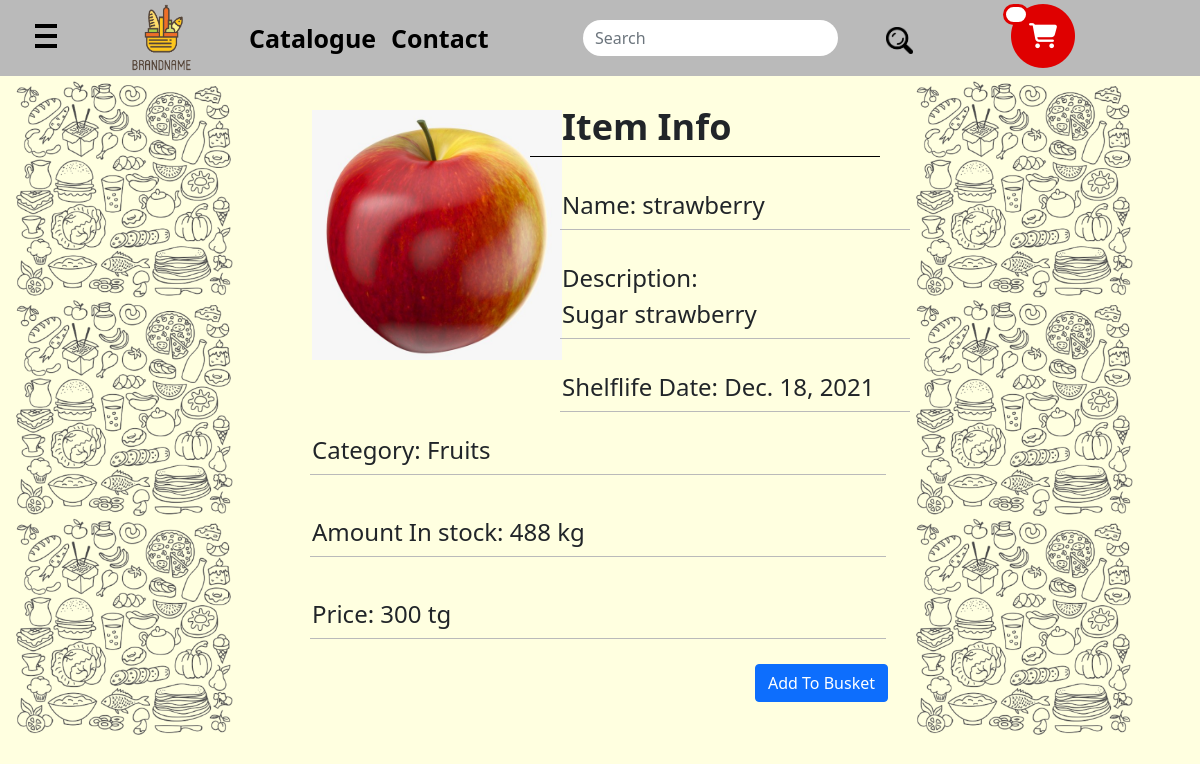
Before: /item/4 with the older database file.
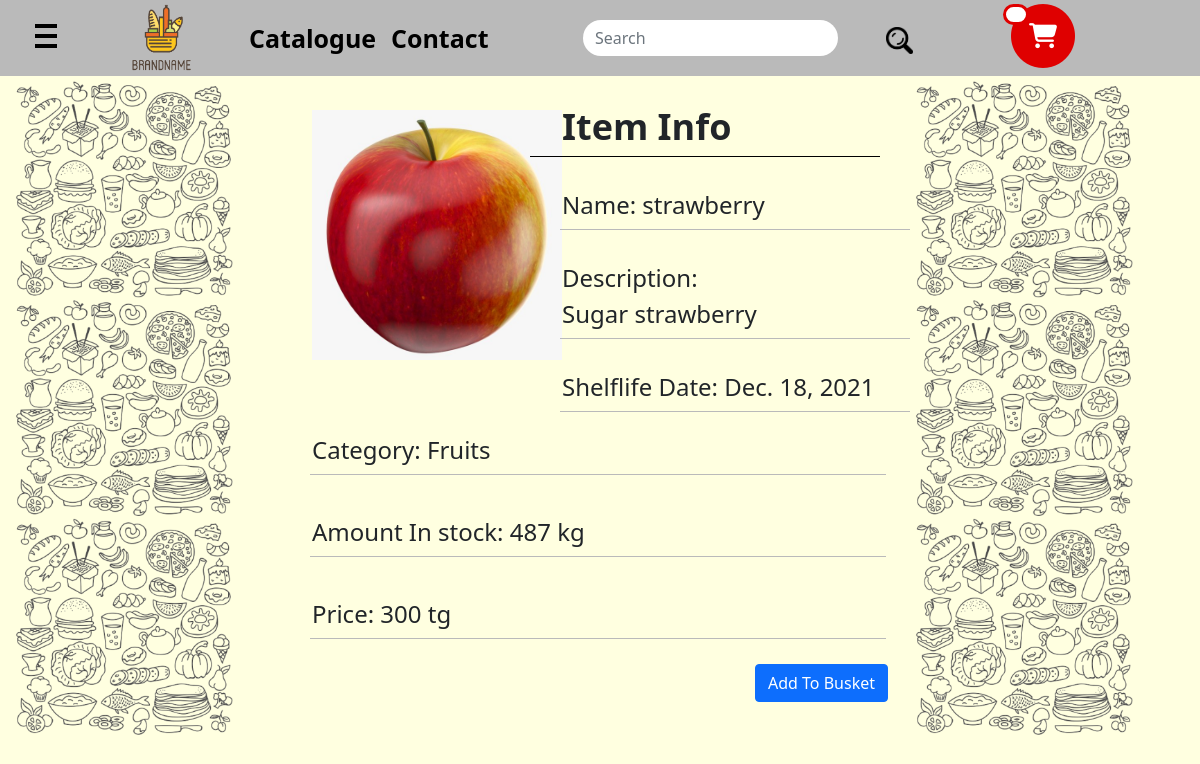
After: the same page with the newer database file.
### market/models.py (models this page shows, shortened)
class Item(models.Model):
    image = models.ImageField(upload_to="item_image")
    name = models.CharField("item_name", max_length=255)
    description = models.CharField(max_length=500)
    added_date = models.DateTimeField("added_date", default=now)
    shelflife_date = models.DateField("shelflife_date", default=now)
    amount_in_stock = models.IntegerField(name="amount_in_stock", default=0)
    price = models.IntegerField(name="price", default=0)
    measure = models.CharField("measure", max_length=100, blank=True)
    category = models.ForeignKey(Category, on_delete=models.CASCADE)
    class Meta:
        verbose_name = "Item"
        verbose_name_plural = "Items"

class Category(models.Model):
    name = models.CharField("category_name", max_length=100)
    image = models.ImageField(upload_to="category_image", blank=True)
    class Meta:
        verbose_name = "Category"
        verbose_name_plural = "Categories"

### market/views.py (the view)
# urls.py: path('item/<item_id>', views.item_info, name='item_info'),
def item_info(request, item_id):
    return render(request, 'market/item_page.html', {'item': Item.objects.get(id=item_id)})

### market/templates/market/item_page.html (shortened to what this page needs)
{% extends 'market/base.html' %}
{% load static %}
{% block content %}
    <div class="row">
        <div class="col-3">
            <img style="padding: 0px; width: 80%; margin-top: 80px" src="{% static 'market/images/side_background.png' %}">
        </div>
        <div class="col-6">
            <div class="row">
                <div class="col-5">
                    <img class="profile_photo" src="{{item.image.url}}" style="width:250px; height:250px; margin-top: 120px;">
                </div>
                <div class="col-7">
                    <div class="row" style="margin-top: 0">
                        <h3>Item Info</h3>
                    </div>
                    <div class="row" style="margin-top: 0">
                        <div style="height: 1px; width: 500px; background-color: black; margin-left: -20px"></div>
                    </div>
                    <div class="row">
                        <p>Name: <output name="surname">{{item.name}}</output></p>
                    </div>
                    <div class="row">
                        <div style="height: 1px; width: 400px; background-color: #BABABA; margin-left: 10px"></div>
                    </div>
                    <div class="row">
                        <p>Description: <output name="surname">{{item.description}}</output></p>
                    </div>
                    <div class="row">
                        <div style="height: 1px; width: 400px; background-color: #BABABA; margin-left: 10px"></div>
                    </div>
                    <div class="row">
                        <p>Shelflife Date: <output name="surname">{{item.shelflife_date}}</output></p>
                    </div>
                    <div class="row">
                        <div style="height: 1px; width: 400px; background-color: #BABABA; margin-left: 10px"></div>
                    </div>
                </div>
            </div>
            <div class="row">
                <div class="row">
                    <p>Category: <output name="surname">{{item.category.name}}</output></p>
                </div>
                <div class="row">
                    <div style="height: 1px; width: 715px; background-color: #BABABA; margin-left: 10px"></div>
                </div>
                <div class="row">
                    <p>Amount In stock: <output name="surname">{{item.amount_in_stock}} {{item.measure}}</output></p>
                </div>
                <div class="row">
                    <div style="height: 1px; width: 715px; background-color: #BABABA; margin-left: 10px"></div>
                </div>
                <div class="row">
                    <p>Price: <output name="surname">{{item.price}} tg</output></p>
                </div>
                <div class="row">
                    <div style="height: 1px; width: 715px; background-color: #BABABA; margin-left: 10px"></div>
                </div>
            </div>
            <div style="display: flex; justify-content: flex-end">
                <form method="POST" action="{% url 'add_to_basket' item.id %}">
                    <button class="btn btn-primary mt-3" type="submit">Add To Busket</button>
                </form>
            </div>
        </div>
        <div class="col-3">
            <img style="padding: 0px; width: 80%; margin-left: 0; margin-top: 80px" src="{% static 'market/images/side_background.png' %}">
        </div>
    </div>
{% endblock %}

### market/templates/market/base.html (shortened to what this page needs)
{% load static %}
<!DOCTYPE html>
<html lang="en">
<head>
    <link rel="stylesheet" href="https://maxcdn.bootstrapcdn.com/bootstrap/4.0.0/css/bootstrap.min.css">
    <link href="https://cdn.jsdelivr.net/npm/bootstrap@5.1.2/dist/css/bootstrap.min.css" rel="stylesheet"
>
    <link rel="stylesheet" href="{% static 'market/css/style.css' %}">
</head>
<body>
    <div class="container-fluid">
        <nav class="fixed-nav-bar">
            <div class="header row" style="background-color: #BABABA">
                <div class="col-1" style="alignment: left; padding: 0; margin-left: 10px">
                    <span style="cursor:pointer" onclick="openNav();"><img src="{% static 'market/images/menu_icon.png' %}"></span>
                </div>
                <div class="col-1">
                    <a href="/"><img src="{% static 'market/images/logo.png' %}" style="padding: 0;
                    height: 141px; width: 158px; margin-left: -30px; margin-top: -32px"></a>
                </div>
                <div class="col-1" style="margin-top: 20px; margin-left: 35px; font-weight: bold">
                    <a href="{% url 'home' %}">Catalogue</a>
                </div>
                <div class="col-1" style="margin-top: 20px; margin-left: 40px; font-weight: bold;">
                    <a href="{% url 'contacts' %}">Contact</a>
                </div>
                <div class="col-5">
                    <form class="form-inline w-100" method="GET" action="{% url 'home' %}">
                        <div class="form-group">
                            <input type="search" name="search" class="form-control"id="searching_thing" aria-describedby="search" placeholder="Search">
                        </div>
                        <button type="submit" class="search ml-5 mt-4"><img src="{% static 'market/images/search.png' %}" style="height: 27px; width: 27px;"></button>
                    </form>
                </div>
                <div class="col-1">
                    <div class="mt-1">
                        <span class="fa-stack fa-2x has-badge" data-count="{{request.session.basket_count}}">
                            <i class="fa fa-circle fa-stack-2x"></i>
                            <a href="{% url 'basket' %}">
                                <i class="fa fa-shopping-cart fa-stack-1x fa-inverse"></i>
                            </a>
                        </span>
                    </div>
                </div>
                <div class="col-1">
                </div>
            </div>
        </nav>
        {% block content %}
        {% endblock %}
    </div>
</body>

### market/static/market/css/style.css (style rules this page uses)
body { margin: 0; background-color: #FFFFE0; }
.header { height: 76px; }
.search { border: 0px; background-color: #BABABA; margin-top: 23px; padding: 0px; margin-top: 0px; margin-left: -10px; }
.form-group { margin-top: 20px; margin-left: 90px; vertical-align: center; }
.form-control { border-radius: 50px; border: 0px; width: 400px; }
.fixed-nav-bar { position: fixed; top: 0; left: 0; z-index: 9999; width: 100%; height: 50px; background-color: #00a087; }
.header.row a { text-decoration: none; font-size: 25px; color: black; }
.profile_photo { height: 342px; width: 320px; }
.row h3 { margin-top: 115px; font-size: 36px; font-weight: bold; }
.row p { margin-top: 40px; font-size: 24px; }
.col-7 .row { padding-top: 0; margin-top: -10px; }
.col-6 .row { padding-top: 0; margin-top: -10px; }
.btn { outline: none; }
.fa-stack[data-count]:after { position: absolute; content: attr(data-count); font-size: 40%; padding: 0.6em; border-radius: 999px; line-height: 0.75em; color: white; color: #df0000; text-align: center; min-width: 2em; font-weight: bold; background: white; border-style: solid; }
.fa-circle { color: #df0000; }

Changed rows visible on the page:
changed Item "strawberry": amount_in_stock "488" → "487"
